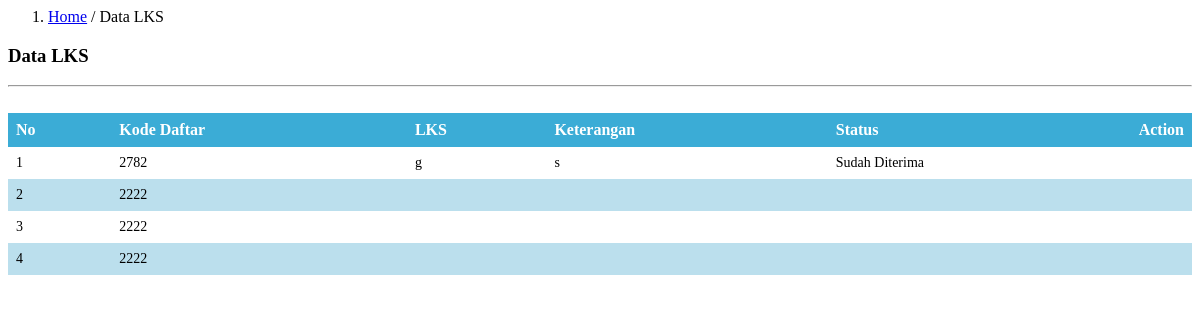
The app's page /tata-usaha/data-buku.php, older data.
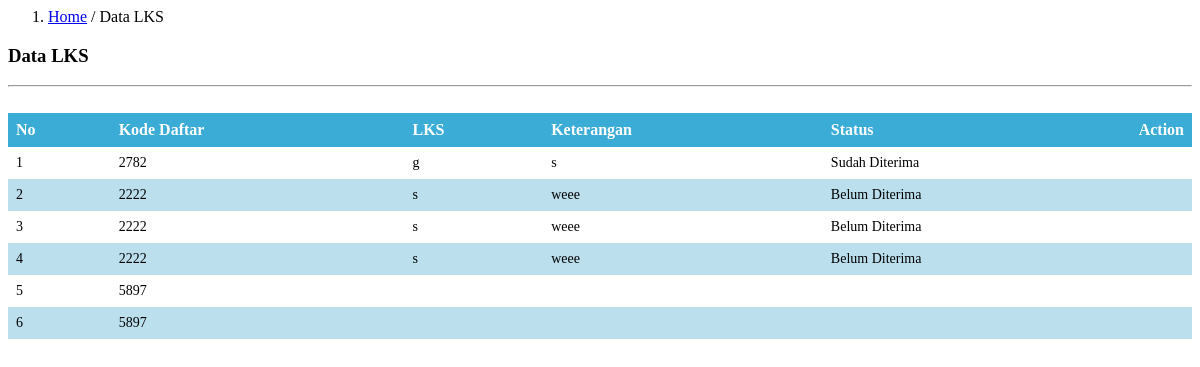
The same page, newer data.
### tables this page shows
CREATE TABLE `tbl_lks` (
  `id_lks` int(20) NOT NULL,
  `kode_daftar` int(10) NOT NULL,
  `lks` varchar(50) NOT NULL,
  `status_buku` varchar(50) NOT NULL,
  `keterangan` varchar(200) NOT NULL
);

### tata-usaha/data-buku.php (the view, shortened to what this page needs)
<div class="col-md-10" style="padding:0px">
  <ol class="breadcrumb" style="margin:0;border-radius:0;">
    <li class="active"><a href="tu.php?content=home-tata-usaha">Home</a> / Data LKS</li>
  </ol>
</div>
<div class="col-md-10" style="min-height:500px">
  <h3><b>Data</b> LKS</h3>
    <hr>
    <br>
    <form class="form-horizontal" method="POST">
      <table class="table table-striped">
        <thead>
          <tr>
            <th>No</th>
            <th>Kode Daftar</th>
            <th>LKS</th>
            <th>Keterangan</th>
            <th>Status</th>
            <th>Action</th>
          </tr>
        </thead>
        <tbody>
          <?php
            include '../config/koneksi.php';
            $query = mysqli_query($konek, "SELECT * FROM tbl_lks")or die(mysqli_error());
                    if(mysqli_num_rows($query) == 0){
                      echo '<tr><td colspan="5" align="center">Tidak ada data!</td></tr>';
                    }
                      else
                    {
                      $no = 1;
                      while($data = mysqli_fetch_array($query)){
                        echo '<tr>';
                        echo '<td>'.$no.'</td>';
                        echo '<td>'.$data['kode_daftar'].'</td>';
                        echo '<td>'.$data['lks'].'</td>';
                        echo '<td>'.$data['keterangan'].'</td>';
                        echo '<td>'.$data['status_buku'].'</td>';
                        echo '<td  width="20"><a data-toggle="tooltip" data-placement="right" title="Edit Keterangan" href=tu.php?content=edit-buku&&kode_daftar='.$data['kode_daftar'].'><i class="fa fa-edit fa-fw"></i></a></td>';
                        echo '</tr>';
                        $no++;
                      }
                    }
                ?>
        </tbody>
      </table>
    </form>
  </div>

Row changes from the older to the newer data that the page shows:
changed tbl_lks (number 2 of 6 on the later page): lks (not shown) → "s"; keterangan (not shown) → "weee"; status_buku (not shown) → "Belum Diterima"
changed tbl_lks (number 3 of 6 on the later page): lks (not shown) → "s"; keterangan (not shown) → "weee"; status_buku (not shown) → "Belum Diterima"
changed tbl_lks (number 4 of 6 on the later page): lks (not shown) → "s"; keterangan (not shown) → "weee"; status_buku (not shown) → "Belum Diterima"
added tbl_lks: kode_daftar "5897"
added tbl_lks: kode_daftar "5897"
